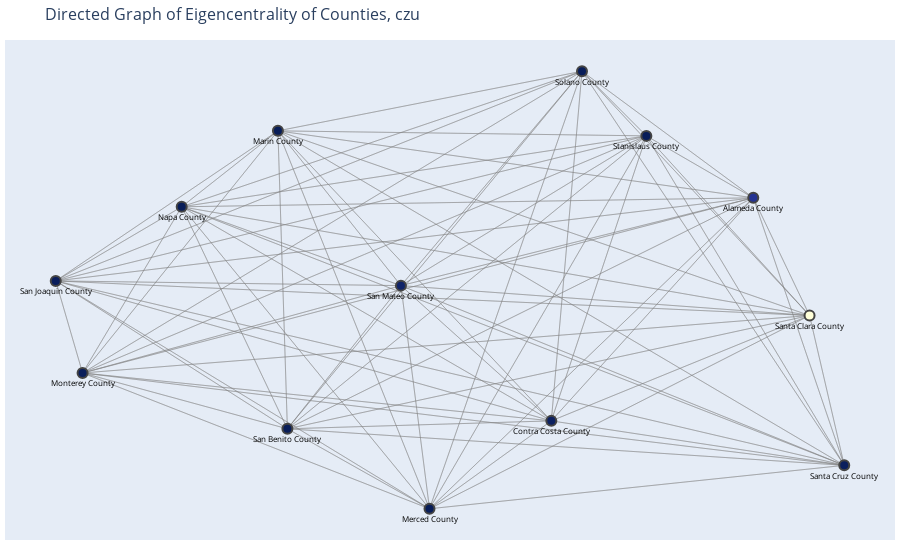

The notebook cell this image was saved under:
### Code cell
plot_centrality(pre_czu_merged_df, 'czu')

### Figure 1 — Plotly figure (JSON) as saved in the notebook; plotly's stock layout.template omitted (floating-point values rounded to 4 significant figures; data arrays with more than 128 entries replaced by an {"elided": "..."} marker saying what was removed)
{"data": [{"hoverinfo": "none", "line": {"color": "gray", "width": 0.4}, "mode": "lines", "type": "scatter", "x": {"elided": "507 float values"}, "y": {"elided": "507 float values"}}, {"hoverinfo": "text", "marker": {"color": {"elided": "169 float values"}, "colorbar": {"thickness": 5, "title": {"side": "right", "text": "Eigencentrality of Counties"}, "xanchor": "left"}, "colorscale": [[0, "rgb(255,255,217)"], [0.125, "rgb(237,248,177)"], [0.25, "rgb(199,233,180)"], [0.375, "rgb(127,205,187)"], [0.5, "rgb(65,182,196)"], [0.625, "rgb(29,145,192)"], [0.75, "rgb(34,94,168)"], [0.875, "rgb(37,52,148)"], [1, "rgb(8,29,88)"]], "line": {"width": 2}, "reversescale": true, "showscale": false, "size": 10}, "mode": "markers+text", "text": {"elided": "169 str values"}, "textfont": {"color": "black", "size": 8}, "textposition": "bottom center", "type": "scatter", "x": [0.5019, 0.1632, -0.2954, -0.04117, -0.6231, -0.4568, -0.2795, -0.6681, -0.08906, 0.5963, 0.6545, 0.2146, 0.3226], "y": [0.4318, -0.5699, 0.7324, -0.9645, -0.3548, 0.3914, -0.6056, 0.05853, 0.03736, -0.09681, -0.7695, 1, 0.7098]}], "layout": {"annotations": [{"showarrow": false, "text": "", "x": 0.005, "xref": "paper", "y": -0.002, "yref": "paper"}], "hovermode": "closest", "margin": {"b": 20, "l": 5, "r": 5, "t": 40}, "showlegend": false, "title": {"font": {"size": 16}, "text": "Directed Graph of Eigencentrality of Counties, czu"}, "xaxis": {"showgrid": false, "showticklabels": false, "zeroline": false}, "yaxis": {"showgrid": false, "showticklabels": false, "zeroline": false}}}
